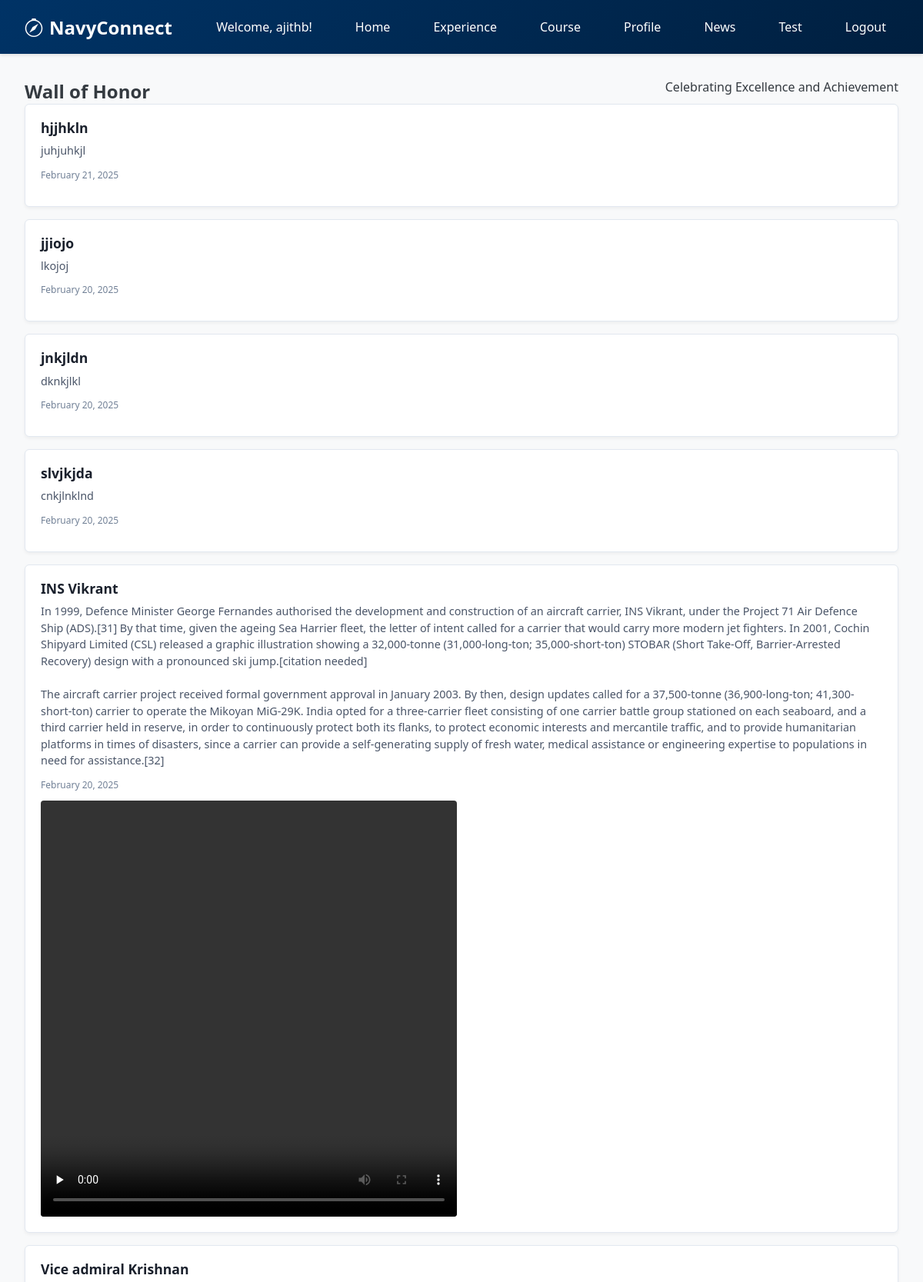
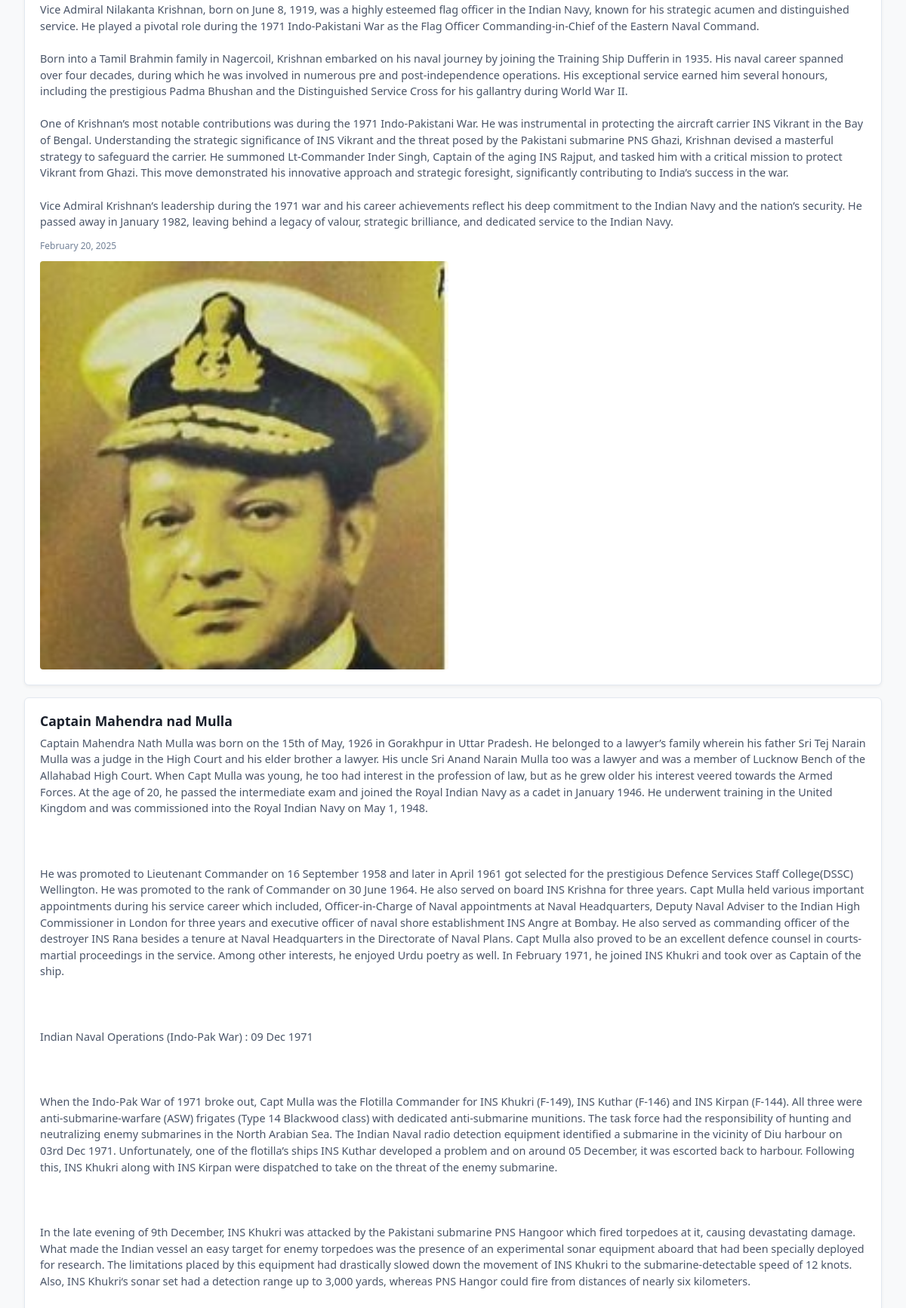
Screenshot of /wall-of-honor/ (signed in, upper part) with the database file from the repository (2 pictures, top to bottom).
### core/models.py (models this page shows, shortened)
class CustomUser(AbstractUser):
    ROLE_CHOICES = [
        ('admin', 'Admin'),
        ('veteran', 'Veteran'),
        ('aspirant', 'Aspirant'),
    ]
    role = models.CharField(max_length=10, choices=ROLE_CHOICES, default='aspirant')

class WallOfHonor(models.Model):
    title = models.CharField(max_length=255)
    description = models.TextField()
    created_at = models.DateTimeField(default=timezone.now)
    created_by = models.ForeignKey(settings.AUTH_USER_MODEL, on_delete=models.CASCADE)

class WallMedia(models.Model):
    wall_entry = models.ForeignKey(WallOfHonor, on_delete=models.CASCADE, related_name="media")
    media_file = models.FileField(upload_to='wall_media/')
    media_type = models.CharField(max_length=10, choices=MEDIA_TYPE_CHOICES)

### core/views.py (the view)
# urls.py: path('wall-of-honor/', views.wall_of_honor, name='wall_of_honor'),
@login_required
def wall_of_honor(request):
    entries = WallOfHonor.objects.all().order_by('-created_at')
    return render(request, 'wall_of_honor.html', {'entries': entries})

### core/templates/wall_of_honor.html (shortened to what this page needs)
{% extends "base.html" %}
{% block content %}
<section class="hero bg-gradient-to-r from-slate-50 to-gray-100 py-8 mb-8 border-b">
    <div class="container mx-auto text-center px-4">
        <h1 class="text-3xl font-semibold text-gray-800 mb-2">Wall of Honor</h1>
        <p class="text-gray-600 text-sm">Celebrating Excellence and Achievement</p>
    </div>
</section>
<main class="container mx-auto px-4 py-4">
    {% if entries %}
    <div class="grid grid-cols-1 md:grid-cols-2 lg:grid-cols-3 gap-8">
        {% for entry in entries %}
        <article class="tribute-card">
            <div class="card-content">
                <h3 class="card-title">{{ entry.title }}</h3>
                <div class="card-description">{{ entry.description }}</div>
                <div class="card-date">{{ entry.created_at|date:"F j, Y" }}</div>
                {% if entry.media.all %}
                <div class="media-gallery">
                    {% for media in entry.media.all %}
                        {% if media.media_type == "photo" %}
                        <div class="media-container">
                            <img src="{{ media.media_file.url }}"
                                 alt="Photo for {{ entry.title }}"
                                 class="media-item"
                                 loading="lazy">
                        </div>
                        {% elif media.media_type == "video" %}
                        <div class="media-container">
                            <video controls class="media-item" preload="none">
                                <source src="{{ media.media_file.url }}" type="video/mp4">
                            </video>
                        </div>
                        {% endif %}
                    {% endfor %}
                </div>
                {% endif %}
            </div>
        </article>
        {% endfor %}
    </div>
    {% endif %}
</main>
{% endblock %}

### core/templates/base.html (shortened to what this page needs)
<!DOCTYPE html>
<html lang="en">
<head>
  <link href="https://cdnjs.cloudflare.com/ajax/libs/bootstrap-icons/1.11.1/font/bootstrap-icons.min.css" rel="stylesheet">
</head>
<body>
  <nav class="navbar">
    <div class="container">
      <a href="{% url 'home' %}" class="brand">
        <i class="bi bi-compass"></i>
        NavyConnect
      </a>
      <div class="links">
        {% if user.is_authenticated %}
          <span>Welcome, {{ user.username }}!</span>
          <a href="{% url 'home' %}">Home</a>
          {% if user.role == 'veteran' %}
            <a href="{% url 'veteran_experiences' %}"> Experience</a>
            <a href="{% url 'create_course' %}"> Course</a>
            <a href="{% url 'view_profile' %}">Profile</a>
            <a href="{% url 'news_list' %}">News</a>
            <a href="{% url 'create_mock_test' %}">Test</a>
            <a href="{% url 'logout' %}">Logout</a>
          {% elif user.is_superuser %}
            <a href="{% url 'post_job' %}">Post Job</a>
            <a href="{% url 'applications' %}">Applications</a>
            <a href="{% url 'add_news' %}">News</a>
            <a href="{% url 'post_wall_entry' %}">Honor</a>
            <a href="{% url 'logout' %}">Logout</a>
          {% elif user.role == 'aspirant' %}
            <a href="{% url 'mock_test_list' %}">Tests</a>
            <a href="{% url 'view_course' %}">Courses</a>
            <a href="{% url 'job_list' %}">Jobs</a>
            <a href="{% url 'logout' %}">Logout</a>
          {% else %}
          <a href="{% url 'login' %}">Login</a>
          <a href="{% url 'signup' %}">Signup</a>
          {% endif %}
        {% endif %}
      </div>
    </div>
  </nav>
  <main class="content">
    {% block content %}
    {% endblock %}
  </main>
</body>
</html>

### core/templates/base.html (style rules this page uses)
:root { --navy-blue: #003366; --gold: #d4af37; --light-gray: #f8f9fa; --dark-gray: #343a40; --white: #ffffff; --transition: all 0.3s ease; }
* { margin: 0; padding: 0; box-sizing: border-box; }
body { font-family: 'Segoe UI', Arial, sans-serif; background-color: var(--light-gray); color: var(--dark-gray); min-height: 100vh; display: flex; flex-direction: column; }
.navbar { background: linear-gradient(135deg, var(--navy-blue), #001f3f); padding: 1rem 2rem; box-shadow: 0 2px 4px rgba(0,0,0,0.1); position: sticky; top: 0; z-index: 1000; }
.container { max-width: 1200px; margin: 0 auto; display: flex; justify-content: space-between; }
.brand { font-size: 1.5rem; font-weight: 700; color: var(--white); text-decoration: none; display: flex; align-items: center; gap: 0.5rem; }
.links { display: flex; align-items: center; gap: 1.5rem; }
.links a, .links span { color: var(--white); text-decoration: none; padding: 0.5rem 1rem; border-radius: 4px; transition: var(--transition); }
.content { flex: 1; padding: 2rem; max-width: 1200px; margin: 0 auto; width: 100%; }

### core/templates/wall_of_honor.html (style rules this page uses)
.tribute-card { background: white; border: 1px solid #e2e8f0; border-radius: 6px; box-shadow: 0 2px 4px rgba(0, 0, 0, 0.05); transition: box-shadow 0.2s ease-in-out; height: fit-content; margin-bottom: 1rem; }
.card-content { padding: 1.25rem; }
.card-title { font-size: 1.1rem; font-weight: 600; color: #1a202c; margin-bottom: 0.5rem; line-height: 1.2; }
.card-description { color: #4a5568; font-size: 0.9rem; line-height: 1.5; margin-bottom: 0.75rem; white-space: pre-line; }
.card-date { font-size: 0.75rem; color: #718096; margin-bottom: 0.75rem; }
.media-gallery { display: grid; grid-template-columns: repeat(2, 1fr); gap: 0.75rem; }
.media-container { position: relative; padding-top: 100%; max-height: 150px; overflow: hidden; border-radius: 4px; background-color: #f7fafc; }
.media-item { position: absolute; top: 0; left: 0; width: 100%; height: 100%; object-fit: cover; object-position: center top; }
video.media-item { object-fit: contain; background: #f7fafc; }
.grid { gap: 2rem; align-items: start; }

### rows the page displays
CustomUser: username "ajithb"
WallOfHonor: title "hjjhkln", description "juhjuhkjl", created_at "February 21, 2025"
WallOfHonor: title "jjiojo", description "lkojoj", created_at "February 20, 2025"
WallOfHonor: title "jnkjldn", description "dknkjlkl", created_at "February 20, 2025"
WallOfHonor: title "slvjkjda", description "cnkjlnklnd", created_at "February 20, 2025"
WallOfHonor: title "INS Vikrant", description "In 1999, Defence Minister George Fernandes authorised the development and construction of an aircraft carrier, INS Vikrant, under the Project 71 Air Defence Ship (ADS).[31] By that time, given the ageing Sea Harrier fleet, the letter of intent called for a carrier that would carry more modern jet fighters. In 2001, Cochin Shipyard Limited (CSL) released a graphic illustration showing a 32,000-tonne (31,000-long-ton; 35,000-short-ton) STOBAR (Short Take-Off, Barrier-Arrested Recovery) design with a pronounced ski jump.[citation needed] The aircraft carrier project received formal government approval in January 2003. By then, design updates called for a 37,500-tonne (36,900-long-ton;…", created_at "February 20, 2025"
WallOfHonor: title "Vice admiral Krishnan", description "Vice Admiral Nilakanta Krishnan, born on June 8, 1919, was a highly esteemed flag officer in the Indian Navy, known for his strategic acumen and distinguished service. He played a pivotal role during the 1971 Indo-Pakistani War as the Flag Officer Commanding-in-Chief of the Eastern Naval Command. Born into a Tamil Brahmin family in Nagercoil, Krishnan embarked on his naval journey by joining the Training Ship Dufferin in 1935. His naval career spanned over four decades, during which he was involved in numerous pre and post-independence operations. His exceptional service earned him several honours, including the prestigious Padma Bhushan and the Distinguished Service Cross for his gallantry…", created_at "February 20, 2025"
WallMedia: media_file (picture)
WallOfHonor: title "Captain Mahendra nad Mulla"
